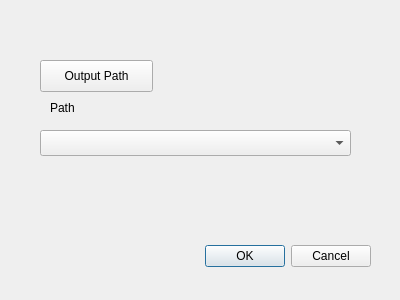
<?xml version="1.0" encoding="UTF-8"?>
<ui version="4.0">
 <class>MimicSplitDialogBase</class>
 <widget class="QDialog" name="MimicSplitDialogBase">
  <property name="geometry">
   <rect>
    <x>0</x>
    <y>0</y>
    <width>400</width>
    <height>300</height>
   </rect>
  </property>
  <property name="windowTitle">
   <string>Mimic Split Feature</string>
  </property>
  <widget class="QDialogButtonBox" name="button_box">
   <property name="geometry">
    <rect>
     <x>30</x>
     <y>240</y>
     <width>341</width>
     <height>32</height>
    </rect>
   </property>
   <property name="orientation">
    <enum>Qt::Horizontal</enum>
   </property>
   <property name="standardButtons">
    <set>QDialogButtonBox::Cancel|QDialogButtonBox::Ok</set>
   </property>
  </widget>
  <widget class="QComboBox" name="selectLayer">
   <property name="geometry">
    <rect>
     <x>40</x>
     <y>130</y>
     <width>311</width>
     <height>26</height>
    </rect>
   </property>
  </widget>
  <widget class="QPushButton" name="path_btn">
   <property name="geometry">
    <rect>
     <x>40</x>
     <y>60</y>
     <width>113</width>
     <height>32</height>
    </rect>
   </property>
   <property name="text">
    <string>Output Path</string>
   </property>
  </widget>
  <widget class="QLabel" name="path_lbl">
   <property name="geometry">
    <rect>
     <x>50</x>
     <y>100</y>
     <width>60</width>
     <height>16</height>
    </rect>
   </property>
   <property name="text">
    <string>Path</string>
   </property>
  </widget>
 </widget>
 <resources/>
 <connections>
  <connection>
   <sender>button_box</sender>
   <signal>accepted()</signal>
   <receiver>MimicSplitDialogBase</receiver>
   <slot>accept()</slot>
   <hints>
    <hint type="sourcelabel">
     <x>20</x>
     <y>20</y>
    </hint>
    <hint type="destinationlabel">
     <x>20</x>
     <y>20</y>
    </hint>
   </hints>
  </connection>
  <connection>
   <sender>button_box</sender>
   <signal>rejected()</signal>
   <receiver>MimicSplitDialogBase</receiver>
   <slot>reject()</slot>
   <hints>
    <hint type="sourcelabel">
     <x>20</x>
     <y>20</y>
    </hint>
    <hint type="destinationlabel">
     <x>20</x>
     <y>20</y>
    </hint>
   </hints>
  </connection>
 </connections>
</ui>
